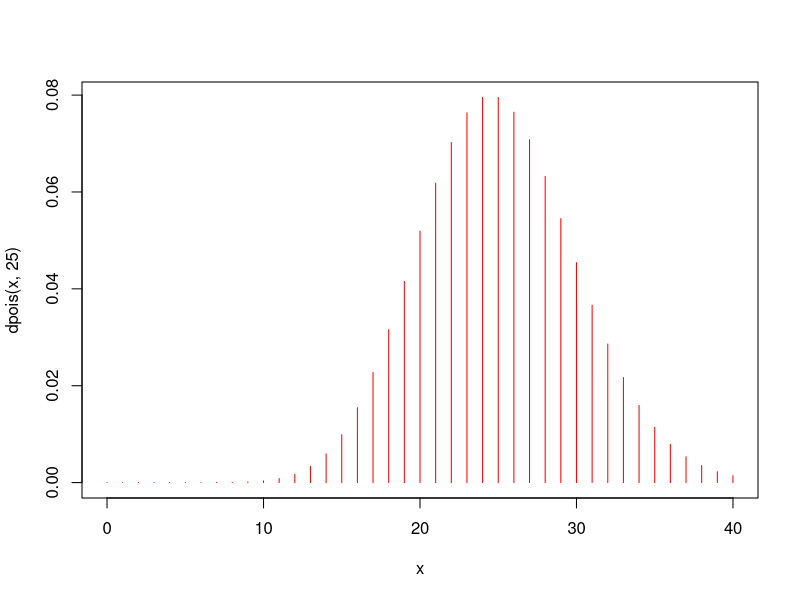
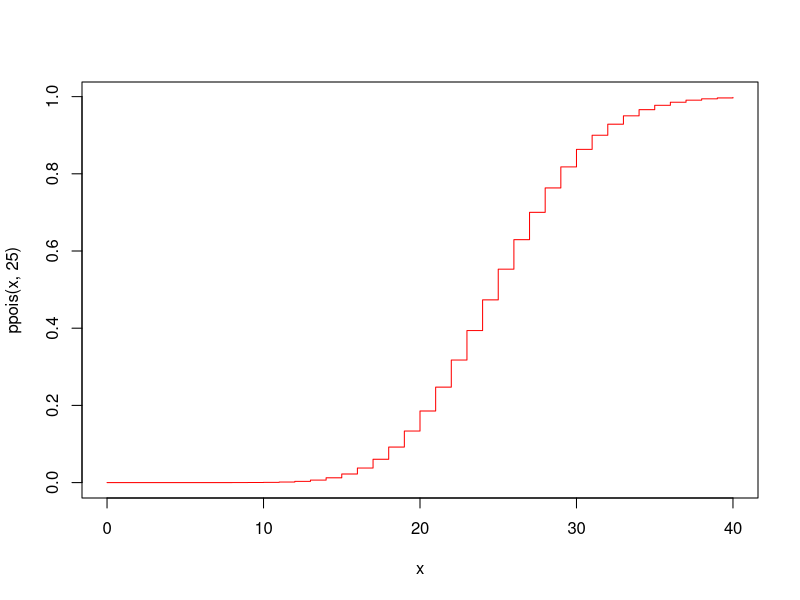
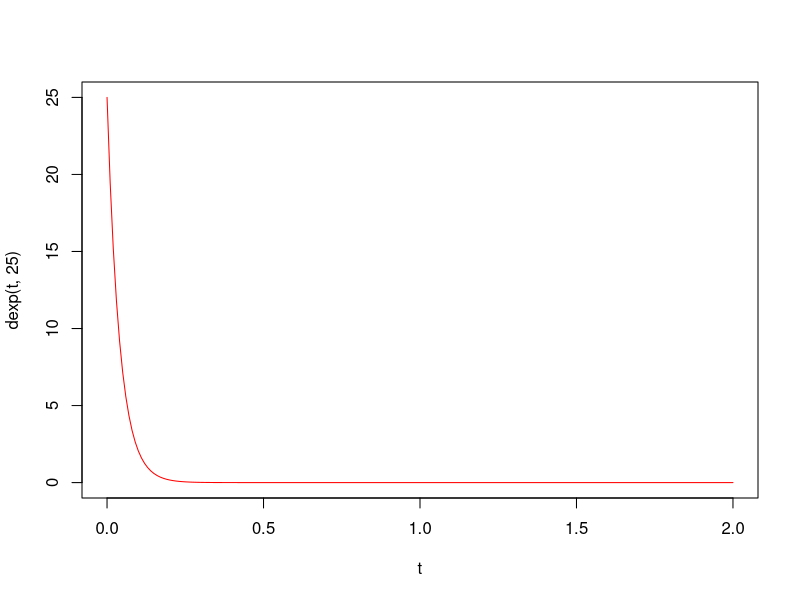
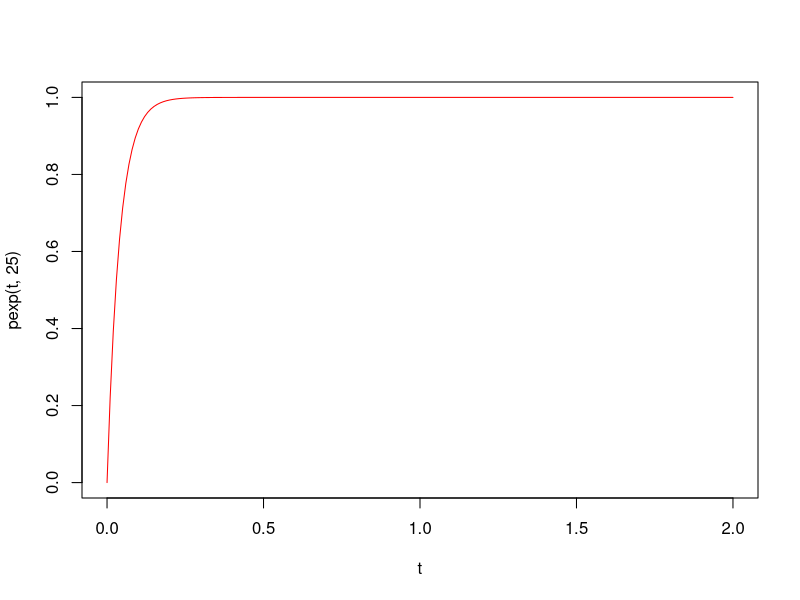

Here is the R script that generated these plots, in order:
dpois(30,25)
exp(-25)*(25^30)/factorial(30)

x<- 0:40
plot(x,dpois(x,25),type="h",col="red")

ppois(30,25)
plot(x,ppois(x,25),type="s", col="red")

ppois(25,25)-ppois(19,25)
########################
#Ejercicio como tal#
#    dexp= f(x)     pexp= F(x)    rexp= Simulacion
#    qexp= F^-1(0.5) -> Median    F^-1(0.25) -> 1er quartil

#el primero da 0 ya que seria la integral de 0.33 a 0.33 de f(x) y da 0#

t<- seq(0,2,0.01)

dexp(t,25)
plot(t,dexp(t,25),type="l", col="red" )
plot(t,pexp(t,25),type="l", col="red")

1-pexp(0.052,25)

rexp(5,25) #simulacion de 5 repeticiones

mean(rexp(500000,25))


